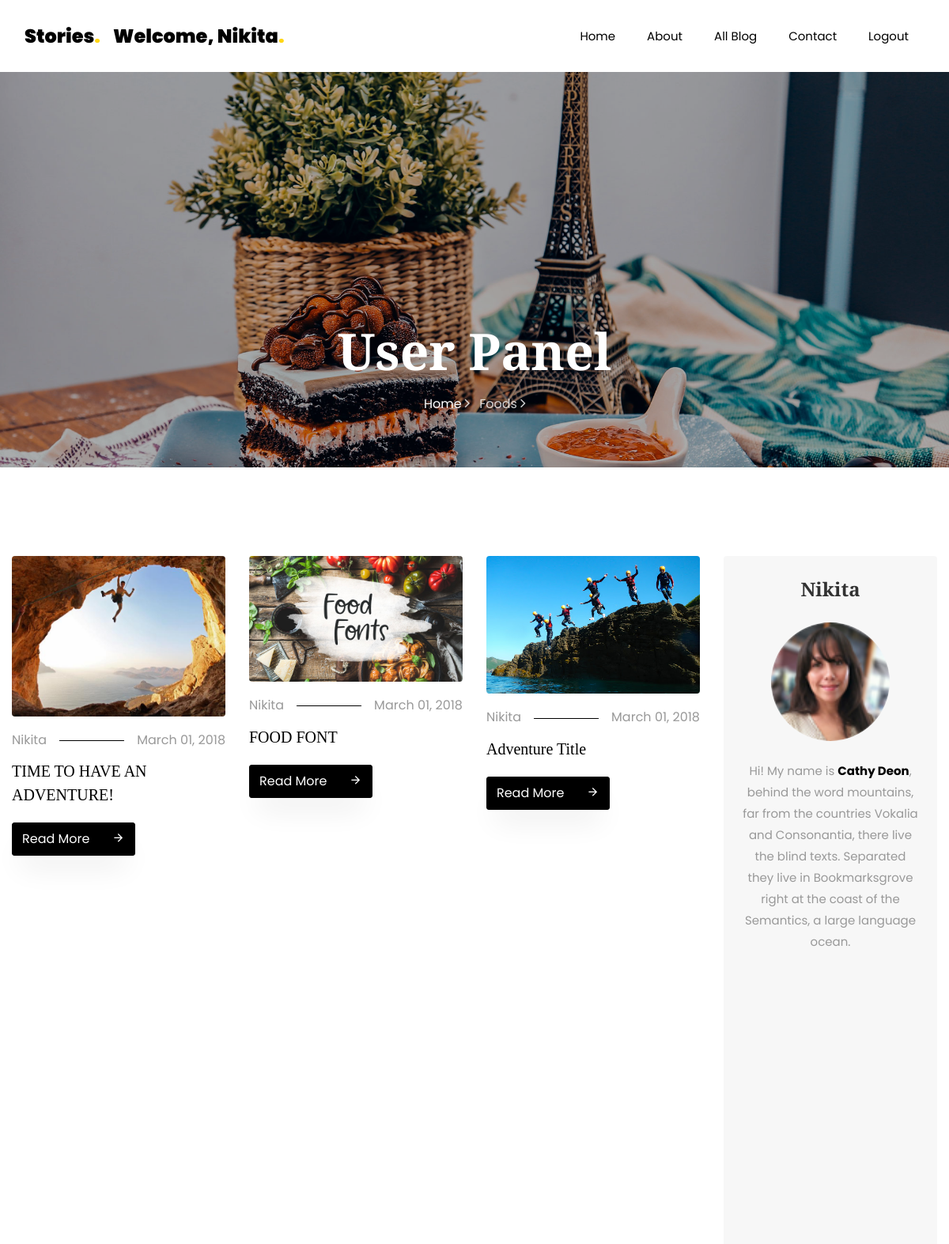
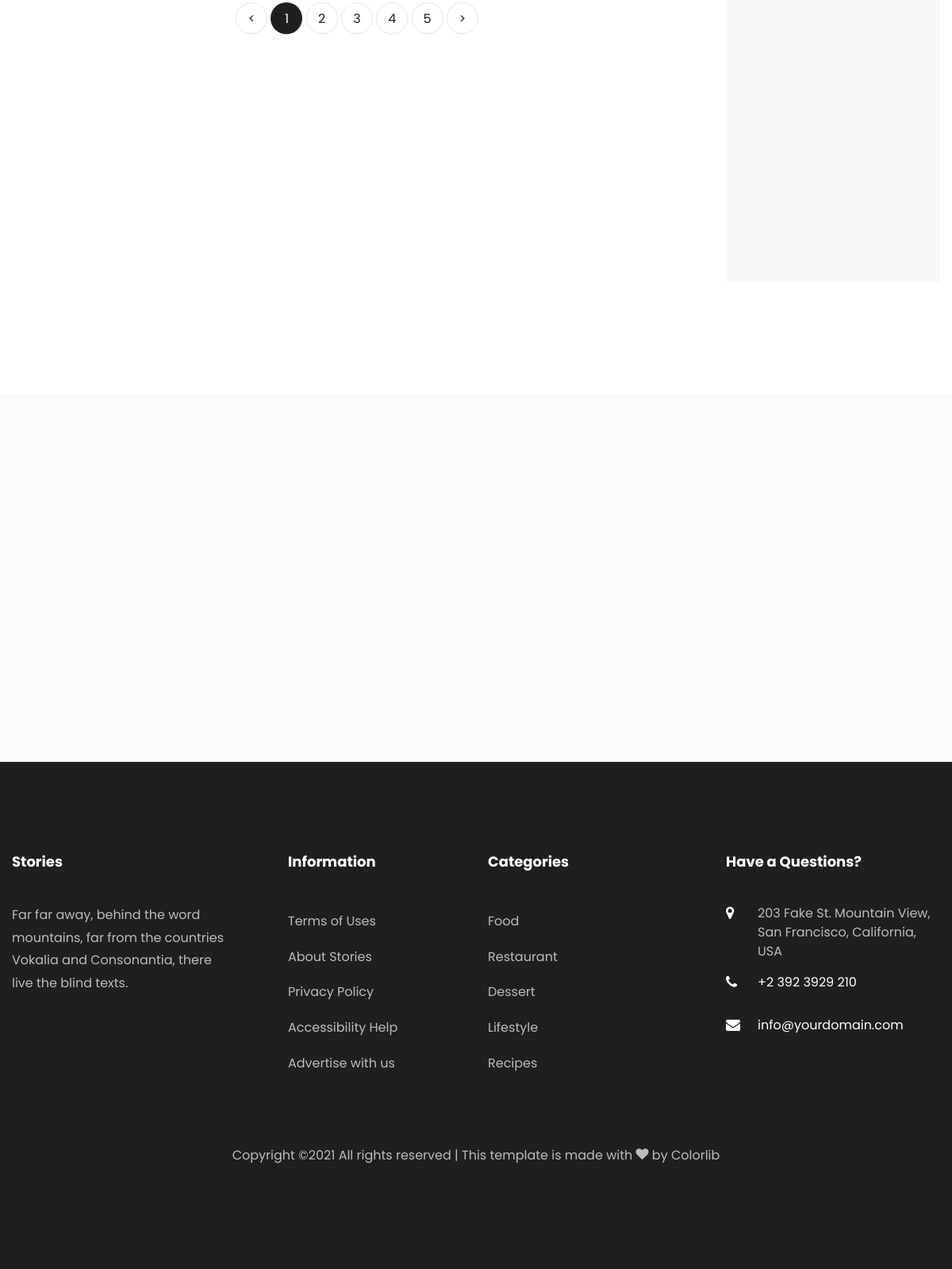
/UserPanel (signed in), run on the app's committed database (2 pictures, top to bottom).
### Blog/models.py (models this page shows, shortened)
class BlogModel(models.Model):
    usr = models.ForeignKey(User,on_delete=models.CASCADE,null=True)
    cat = models.ForeignKey(Category,on_delete=models.CASCADE,null=True)
    title = models.CharField(max_length=100,null=True)
    sdes = models.TextField(null=True)
    long_des = models.TextField(null=True)
    date = models.DateField(null=True)
    image = models.FileField(null=True)

class UserDetail(models.Model):
    usr = models.ForeignKey(User, on_delete=models.CASCADE, null=True)
    mobile = models.CharField(max_length=100,null=True)
    image = models.FileField(null=True)

### Blog/views.py (the view)
# urls.py: path('UserPanel', Userpanel, name='upanel'),
def Userpanel(request):
    if not request.user.is_authenticated:
        return redirect('login')
    userblogs = BlogModel.objects.filter(usr = request.user)
    userdata = UserDetail.objects.get(usr = request.user)
    d = {"blogs":userblogs,"userdata":userdata}
    return render(request, 'newtemp/userpanel.html',d)

### Blog/templates/newtemp/userpanel.html (shortened to what this page needs)
{% extends 'newtemp/base.html' %}
{% load static %}
{% block body %}
    <section class="hero-wrap hero-wrap-2" style="background-image: url({% static 'images/bg_4.jpg' %});">
      <div class="overlay"></div>
      <div class="container">
        <div class="row no-gutters slider-text align-items-end justify-content-center">
          <div class="col-md-9 ftco-animate pb-5 text-center">
            <h1 class="mb-3 bread">User Panel</h1>
            <p class="breadcrumbs"><span class="mr-2"><a href="index.html">Home <i class="ion-ios-arrow-forward"></i></a></span> <span>Foods <i class="ion-ios-arrow-forward"></i></span></p>
          </div>
        </div>
      </div>
    </section>
    <section class="ftco-section">
    	<div class="container">
        <div class="row">
        	<div class="col-lg-9">
        		<div class="row">
					{% for i in blogs %}
        			<div class="col-md-4 ftco-animate">
    						<div class="blog-entry">
		    					<a href="{% url 'bdetail' i.id %}" class="img-2"><img src="{{ i.image.url }}" class="img-fluid" alt="Colorlib Template"></a>
			    				<div class="text pt-3">
	    							<p class="meta d-flex"><span class="pr-3">{{ i.usr.first_name }}</span><span class="ml-auto pl-3">March 01, 2018</span></p>
	    							<h3><a href="{% url 'bdetail' i.id %}">{{ i.title }}</a></h3>
	    							<p class="mb-0"><a href="{% url 'bdetail' i.id %}" class="btn btn-black py-2">Read More <span class="icon-arrow_forward ml-4"></span></a></p>
	    						</div>
		    				</div>
    					</div>
					{% endfor %}
        		</div>
        		<div class="row mt-5">
		          <div class="col text-center">
		            <div class="block-27">
		              <ul>
		                <li><a href="#">&lt;</a></li>
		                <li class="active"><span>1</span></li>
		                <li><a href="#">2</a></li>
		                <li><a href="#">3</a></li>
		                <li><a href="#">4</a></li>
		                <li><a href="#">5</a></li>
		                <li><a href="#">&gt;</a></li>
		              </ul>
		            </div>
		          </div>
		        </div>
        	</div>
        	<div class="col-lg-3">
        		<div class="sidebar-wrap">
	        		<div class="sidebar-box p-4 about text-center ftco-animate">
			          <h2 class="heading mb-4">{{ request.user.first_name }}</h2>
			          <img src="{{ userdata.image.url }}" class="img-fluid" alt="Colorlib Template">
			          <div class="text pt-4">
			          	<p>Hi! My name is <strong>Cathy Deon</strong>, behind the word mountains, far from the countries Vokalia and Consonantia, there live the blind texts. Separated they live in Bookmarksgrove right at the coast of the Semantics, a large language ocean.</p>
			          </div>
	        		</div>
            </div>
        	</div>
        </div>
    	</div>
    </section>
{% endblock %}

### Blog/templates/newtemp/base.html (shortened to what this page needs)
<!DOCTYPE html>
<html lang="en">
  <head>
    {% load static %}
    <link rel="stylesheet" href="{% static 'css/open-iconic-bootstrap.min.css' %}">
    <link rel="stylesheet" href="{% static 'css/animate.css' %}">
    <link rel="stylesheet" href="{% static 'css/owl.carousel.min.css' %}">
    <link rel="stylesheet" href="{% static 'css/owl.theme.default.min.css' %}">
    <link rel="stylesheet" href="{% static 'css/magnific-popup.css' %}">
    <link rel="stylesheet" href="{% static 'css/aos.css' %}">
    <link rel="stylesheet" href="{% static 'css/ionicons.min.css' %}">
    <link rel="stylesheet" href="{% static 'css/flaticon.css' %}">
    <link rel="stylesheet" href="{% static 'css/icomoon.css' %}">
    <link rel="stylesheet" href="{% static 'css/style.css' %}">
  </head>
  <body>
	  <nav class="navbar navbar-expand-lg navbar-dark bg-dark ftco-navbar-light" id="ftco-navbar">
	    <div class="container">
	      <a class="navbar-brand" href="index.html">Stories<span>.</span></a>
	        {% if  request.user.is_authenticated %}
          <a class="navbar-brand" href="{% url 'upanel' %}">Welcome, {{ request.user.first_name }}<span>.</span></a>
            {% endif %}
	      <div class="collapse navbar-collapse" id="ftco-nav">
	        <ul class="navbar-nav ml-auto">
	          <li class="nav-item"><a href="{% url 'newhome' %}" class="nav-link">Home</a></li>
	          <li class="nav-item"><a href="{% url 'about' %}" class="nav-link">About</a></li>
	          <li class="nav-item"><a href="{% url 'blogs' %}" class="nav-link">All Blog</a></li>
              <li class="nav-item"><a href="{% url 'contact' %}" class="nav-link">Contact</a></li>
              {% if not request.user.is_authenticated %}
	          <li class="nav-item"><a href="{% url 'signup' %}" class="nav-link">Signup</a></li>
	          <li class="nav-item"><a href="{% url 'login' %}" class="nav-link">Login</a></li>
	        {% else %}
              <li class="nav-item"><a href="{% url 'logout' %}" class="nav-link">Logout</a></li>
             {% endif %}
            </ul>
	      </div>
	    </div>
	  </nav>
  {% block body %}
  {% endblock %}
		<section class="ftco-subscribe ftco-section bg-light">
      <div class="overlay">
        <div class="container">
          <div class="row d-flex justify-content-center">
          </div>
        </div>
      </div>
    </section>
    <footer class="ftco-footer ftco-footer-2 ftco-section">
      <div class="container">
        <div class="row mb-5">
          <div class="col-md">
            <div class="ftco-footer-widget mb-4">
              <h2 class="ftco-heading-2">Stories</h2>
              <p>Far far away, behind the word mountains, far from the countries Vokalia and Consonantia, there live the blind texts.</p>
              <ul class="ftco-footer-social list-unstyled float-md-left float-lft mt-5">
              </ul>
            </div>
          </div>
          <div class="col-md">
            <div class="ftco-footer-widget mb-4 ml-md-5">
              <h2 class="ftco-heading-2">Information</h2>
              <ul class="list-unstyled">
                <li><a href="#" class="py-2 d-block">Terms of Uses</a></li>
                <li><a href="#" class="py-2 d-block">About Stories</a></li>
                <li><a href="#" class="py-2 d-block">Privacy Policy</a></li>
                <li><a href="#" class="py-2 d-block">Accessibility Help</a></li>
                <li><a href="#" class="py-2 d-block">Advertise with us</a></li>
              </ul>
            </div>
          </div>
          <div class="col-md">
             <div class="ftco-footer-widget mb-4">
              <h2 class="ftco-heading-2">Categories</h2>
              <ul class="list-unstyled">
                <li><a href="#" class="py-2 d-block">Food</a></li>
                <li><a href="#" class="py-2 d-block">Restaurant</a></li>
                <li><a href="#" class="py-2 d-block">Dessert</a></li>
                <li><a href="#" class="py-2 d-block">Lifestyle</a></li>
                <li><a href="#" class="py-2 d-block">Recipes</a></li>
              </ul>
            </div>
          </div>
          <div class="col-md">
            <div class="ftco-footer-widget mb-4">
            	<h2 class="ftco-heading-2">Have a Questions?</h2>
            	<div class="block-23 mb-3">
	              <ul>
	                <li><span class="icon icon-map-marker"></span><span class="text">203 Fake St. Mountain View, San Francisco, California, USA</span></li>
	                <li><a href="#"><span class="icon icon-phone"></span><span class="text">+2 392 3929 210</span></a></li>
	                <li><a href="#"><span class="icon icon-envelope"></span><span class="text">info@yourdomain.com</span></a></li>
	              </ul>
	            </div>
            </div>
          </div>
        </div>
        <div class="row">
          <div class="col-md-12 text-center">
            <p>
  Copyright &copy;<script>document.write(new Date().getFullYear());</script> All rights reserved | This template is made with <i class="icon-heart color-danger" aria-hidden="true"></i> by <a href="https://colorlib.com" target="_blank">Colorlib</a>
  </p>
          </div>
        </div>
      </div>
    </footer>
  </body>
</html>

### Blog/static/css/icomoon.css (style rules this page uses)
[class^="icon-"], [class*=" icon-"] { font-family: 'icomoon' !important; speak: none; font-style: normal; font-weight: normal; font-variant: normal; text-transform: none; line-height: 1; -webkit-font-smoothing: antialiased; -moz-osx-font-smoothing: grayscale; }
.icon-heart:before { content: "\f004"; }
.icon-map-marker:before { content: "\f041"; }
.icon-phone:before { content: "\f095"; }
.icon-envelope:before { content: "\f0e0"; }
.icon-arrow_forward:before { content: "\e5c8"; }

### data on the page
BlogModel: image (picture), usr.first_name "Nikita", title "TIME TO HAVE AN ADVENTURE!"
BlogModel: image (picture), usr.first_name "Nikita", title "FOOD FONT"
BlogModel: image (picture), usr.first_name "Nikita", title "Adventure Title"
UserDetail: image (picture)

### other printed values
{{ request.user.first_name }} "Nikita"
